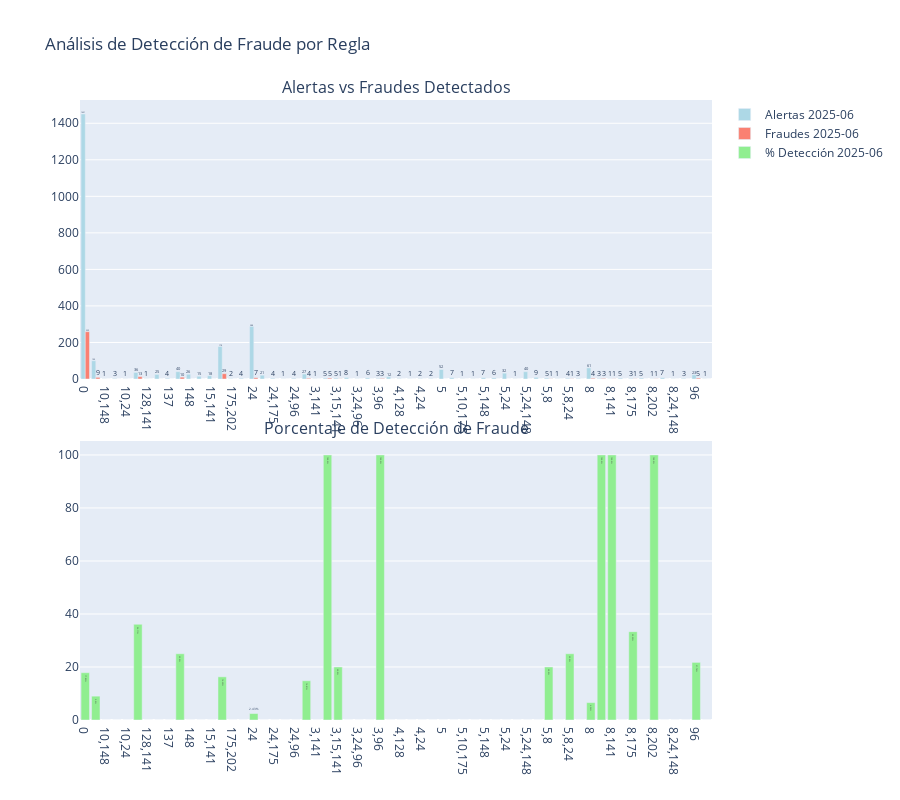

The notebook cell this image was saved under:
### Code cell
# Tu código existente para procesar los datos
columna_filtro = 'mes_year'
valores_filtro = ['2025-06']

if valores_filtro:
    df_filtrado = df_ind_gestion_regla[
        (df_ind_gestion_regla[columna_filtro].isin(valores_filtro)) &
        (df_ind_gestion_regla['Regla_nrt'] == 'SI_ALERTA')
    ]
else:
    df_filtrado = df_ind_gestion_regla[
        df_ind_gestion_regla['Regla_nrt'] == 'SI_ALERTA'
    ]

total_alertas = df_filtrado.groupby(['Regla', columna_filtro]).size()
total_fraudes = df_filtrado[df_filtrado['Fraude'] == 1].groupby(['Regla', columna_filtro]).size()

resultado = pd.DataFrame({
    'Alertas': total_alertas,
    'Fraudes_detectados': total_fraudes
}).fillna(0)

resultado['Porc_Deteccion_Fraude'] = (resultado['Fraudes_detectados'] / resultado['Alertas'] * 100).round(2)

# Reset index para usar en Plotly
resultado_reset = resultado.reset_index()

# Gráfico de barras interactivo
fig = make_subplots(
    rows=2, cols=1,
    subplot_titles=('Alertas vs Fraudes Detectados', 'Porcentaje de Detección de Fraude'),
    vertical_spacing=0.1
)

# Primera subplot: Alertas y Fraudes
for i, periodo in enumerate(resultado_reset[columna_filtro].unique()):
    df_periodo = resultado_reset[resultado_reset[columna_filtro] == periodo]
    
    fig.add_trace(
        go.Bar(
            name=f'Alertas {periodo}',
            x=df_periodo['Regla'],
            y=df_periodo['Alertas'],
            text=df_periodo['Alertas'],
            textposition='auto',
            marker_color='lightblue'
        ),
        row=1, col=1
    )
    
    fig.add_trace(
        go.Bar(
            name=f'Fraudes {periodo}',
            x=df_periodo['Regla'],
            y=df_periodo['Fraudes_detectados'],
            text=df_periodo['Fraudes_detectados'],
            textposition='auto',
            marker_color='salmon'
        ),
        row=1, col=1
    )

# Segunda subplot: Porcentaje de detección
for periodo in resultado_reset[columna_filtro].unique():
    df_periodo = resultado_reset[resultado_reset[columna_filtro] == periodo]
    
    fig.add_trace(
        go.Bar(
            name=f'% Detección {periodo}',
            x=df_periodo['Regla'],
            y=df_periodo['Porc_Deteccion_Fraude'],
            text=df_periodo['Porc_Deteccion_Fraude'].astype(str) + '%',
            textposition='auto',
            marker_color='lightgreen'
        ),
        row=2, col=1
    )

fig.update_layout(
    title='Análisis de Detección de Fraude por Regla',
    barmode='group',
    height=800,
    showlegend=True
)

fig.show()

### Figure 1 — Plotly figure (JSON) as saved in the notebook; plotly's stock layout.template omitted (floating-point values rounded to 4 significant figures)
{"data": [{"marker": {"color": "lightblue"}, "name": "Alertas 2025-06", "text": [1451.0, 100.0, 1.0, 3.0, 1.0, 36.0, 1.0, 25.0, 4.0, 40.0, 26.0, 15.0, 18.0, 178.0, 2.0, 4.0, 288.0, 21.0, 4.0, 1.0, 4.0, 27.0, 1.0, 5.0, 5.0, 8.0, 1.0, 6.0, 3.0, 12.0, 2.0, 1.0, 2.0, 2.0, 52.0, 7.0, 1.0, 1.0, 7.0, 6.0, 32.0, 1.0, 40.0, 9.0, 5.0, 1.0, 4.0, 3.0, 61.0, 3.0, 1.0, 5.0, 3.0, 5.0, 1.0, 7.0, 1.0, 3.0, 23.0, 1.0], "textposition": "auto", "type": "bar", "x": ["0", "10", "10,148", "10,175", "10,24", "128", "128,141", "128,175", "137", "141", "148", "15", "15,141", "175", "175,202", "212", "24", "24,148", "24,175", "24,175,202", "24,96", "3", "3,141", "3,15", "3,15,141", "3,24", "3,24,96", "3,5,24", "3,96", "4", "4,128", "4,175", "4,24", "4,5,24", "5", "5,10", "5,10,175", "5,10,24", "5,148", "5,175", "5,24", "5,24,141", "5,24,148", "5,24,175", "5,8", "5,8,175", "5,8,24", "5,8,24,175", "8", "8,10", "8,141", "8,15,141", "8,175", "8,175,202", "8,202", "8,24", "8,24,148", "8,24,175,202", "96", "96,128,175"], "xaxis": "x", "y": [1451, 100, 1, 3, 1, 36, 1, 25, 4, 40, 26, 15, 18, 178, 2, 4, 288, 21, 4, 1, 4, 27, 1, 5, 5, 8, 1, 6, 3, 12, 2, 1, 2, 2, 52, 7, 1, 1, 7, 6, 32, 1, 40, 9, 5, 1, 4, 3, 61, 3, 1, 5, 3, 5, 1, 7, 1, 3, 23, 1], "yaxis": "y"}, {"marker": {"color": "salmon"}, "name": "Fraudes 2025-06", "text": [259.0, 9.0, 0.0, 0.0, 0.0, 13.0, 0.0, 0.0, 0.0, 10.0, 0.0, 0.0, 0.0, 29.0, 0.0, 0.0, 7.0, 0.0, 0.0, 0.0, 0.0, 4.0, 0.0, 5.0, 1.0, 0.0, 0.0, 0.0, 3.0, 0.0, 0.0, 0.0, 0.0, 0.0, 0.0, 0.0, 0.0, 0.0, 0.0, 0.0, 0.0, 0.0, 0.0, 0.0, 1.0, 0.0, 1.0, 0.0, 4.0, 3.0, 1.0, 0.0, 1.0, 0.0, 1.0, 0.0, 0.0, 0.0, 5.0, 0.0], "textposition": "auto", "type": "bar", "x": ["0", "10", "10,148", "10,175", "10,24", "128", "128,141", "128,175", "137", "141", "148", "15", "15,141", "175", "175,202", "212", "24", "24,148", "24,175", "24,175,202", "24,96", "3", "3,141", "3,15", "3,15,141", "3,24", "3,24,96", "3,5,24", "3,96", "4", "4,128", "4,175", "4,24", "4,5,24", "5", "5,10", "5,10,175", "5,10,24", "5,148", "5,175", "5,24", "5,24,141", "5,24,148", "5,24,175", "5,8", "5,8,175", "5,8,24", "5,8,24,175", "8", "8,10", "8,141", "8,15,141", "8,175", "8,175,202", "8,202", "8,24", "8,24,148", "8,24,175,202", "96", "96,128,175"], "xaxis": "x", "y": [259.0, 9.0, 0.0, 0.0, 0.0, 13.0, 0.0, 0.0, 0.0, 10.0, 0.0, 0.0, 0.0, 29.0, 0.0, 0.0, 7.0, 0.0, 0.0, 0.0, 0.0, 4.0, 0.0, 5.0, 1.0, 0.0, 0.0, 0.0, 3.0, 0.0, 0.0, 0.0, 0.0, 0.0, 0.0, 0.0, 0.0, 0.0, 0.0, 0.0, 0.0, 0.0, 0.0, 0.0, 1.0, 0.0, 1.0, 0.0, 4.0, 3.0, 1.0, 0.0, 1.0, 0.0, 1.0, 0.0, 0.0, 0.0, 5.0, 0.0], "yaxis": "y"}, {"marker": {"color": "lightgreen"}, "name": "% Detección 2025-06", "text": ["17.85%", "9.0%", "0.0%", "0.0%", "0.0%", "36.11%", "0.0%", "0.0%", "0.0%", "25.0%", "0.0%", "0.0%", "0.0%", "16.29%", "0.0%", "0.0%", "2.43%", "0.0%", "0.0%", "0.0%", "0.0%", "14.81%", "0.0%", "100.0%", "20.0%", "0.0%", "0.0%", "0.0%", "100.0%", "0.0%", "0.0%", "0.0%", "0.0%", "0.0%", "0.0%", "0.0%", "0.0%", "0.0%", "0.0%", "0.0%", "0.0%", "0.0%", "0.0%", "0.0%", "20.0%", "0.0%", "25.0%", "0.0%", "6.56%", "100.0%", "100.0%", "0.0%", "33.33%", "0.0%", "100.0%", "0.0%", "0.0%", "0.0%", "21.74%", "0.0%"], "textposition": "auto", "type": "bar", "x": ["0", "10", "10,148", "10,175", "10,24", "128", "128,141", "128,175", "137", "141", "148", "15", "15,141", "175", "175,202", "212", "24", "24,148", "24,175", "24,175,202", "24,96", "3", "3,141", "3,15", "3,15,141", "3,24", "3,24,96", "3,5,24", "3,96", "4", "4,128", "4,175", "4,24", "4,5,24", "5", "5,10", "5,10,175", "5,10,24", "5,148", "5,175", "5,24", "5,24,141", "5,24,148", "5,24,175", "5,8", "5,8,175", "5,8,24", "5,8,24,175", "8", "8,10", "8,141", "8,15,141", "8,175", "8,175,202", "8,202", "8,24", "8,24,148", "8,24,175,202", "96", "96,128,175"], "xaxis": "x2", "y": [17.85, 9.0, 0.0, 0.0, 0.0, 36.11, 0.0, 0.0, 0.0, 25.0, 0.0, 0.0, 0.0, 16.29, 0.0, 0.0, 2.43, 0.0, 0.0, 0.0, 0.0, 14.81, 0.0, 100.0, 20.0, 0.0, 0.0, 0.0, 100.0, 0.0, 0.0, 0.0, 0.0, 0.0, 0.0, 0.0, 0.0, 0.0, 0.0, 0.0, 0.0, 0.0, 0.0, 0.0, 20.0, 0.0, 25.0, 0.0, 6.56, 100.0, 100.0, 0.0, 33.33, 0.0, 100.0, 0.0, 0.0, 0.0, 21.74, 0.0], "yaxis": "y2"}], "layout": {"annotations": [{"font": {"size": 16}, "showarrow": false, "text": "Alertas vs Fraudes Detectados", "x": 0.5, "xanchor": "center", "xref": "paper", "y": 1, "yanchor": "bottom", "yref": "paper"}, {"font": {"size": 16}, "showarrow": false, "text": "Porcentaje de Detección de Fraude", "x": 0.5, "xanchor": "center", "xref": "paper", "y": 0.45, "yanchor": "bottom", "yref": "paper"}], "barmode": "group", "height": 800, "showlegend": true, "title": {"text": "Análisis de Detección de Fraude por Regla"}, "xaxis": {"anchor": "y", "domain": [0, 1]}, "xaxis2": {"anchor": "y2", "domain": [0, 1]}, "yaxis": {"anchor": "x", "domain": [0.55, 1]}, "yaxis2": {"anchor": "x2", "domain": [0, 0.45]}}}
